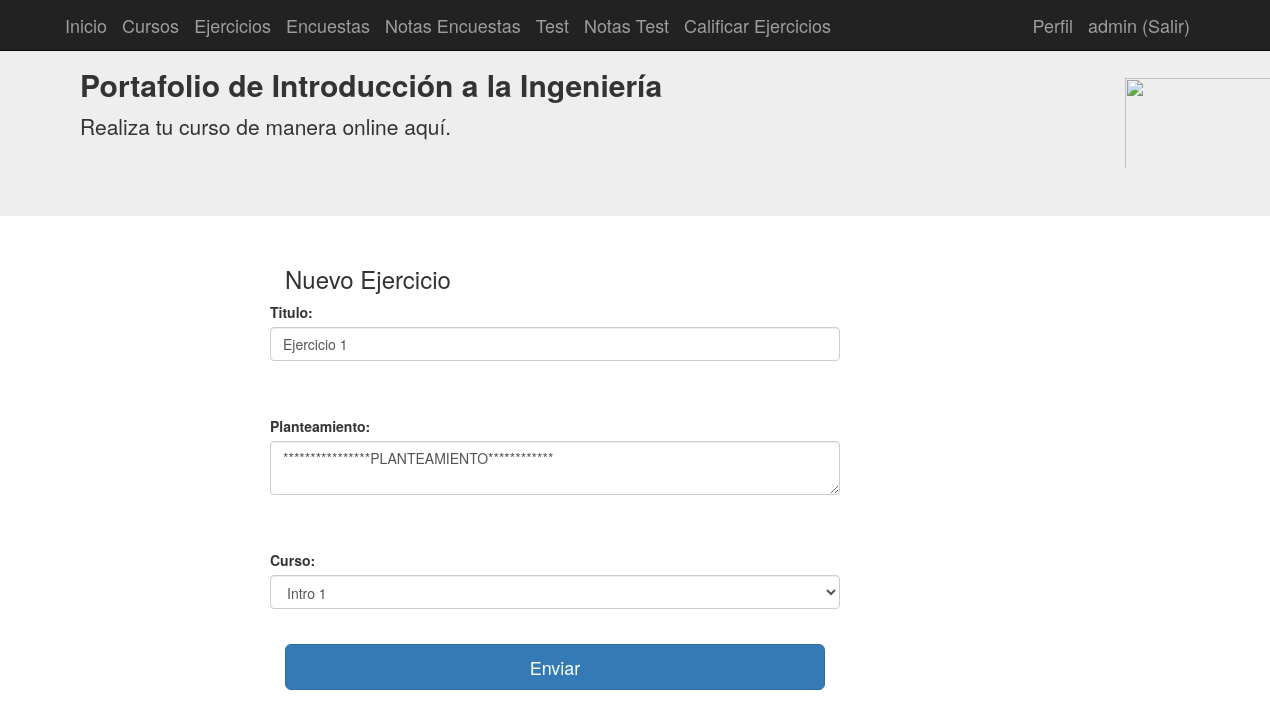
Before: /ejercicios/1/edit (signed in) with the older database file.
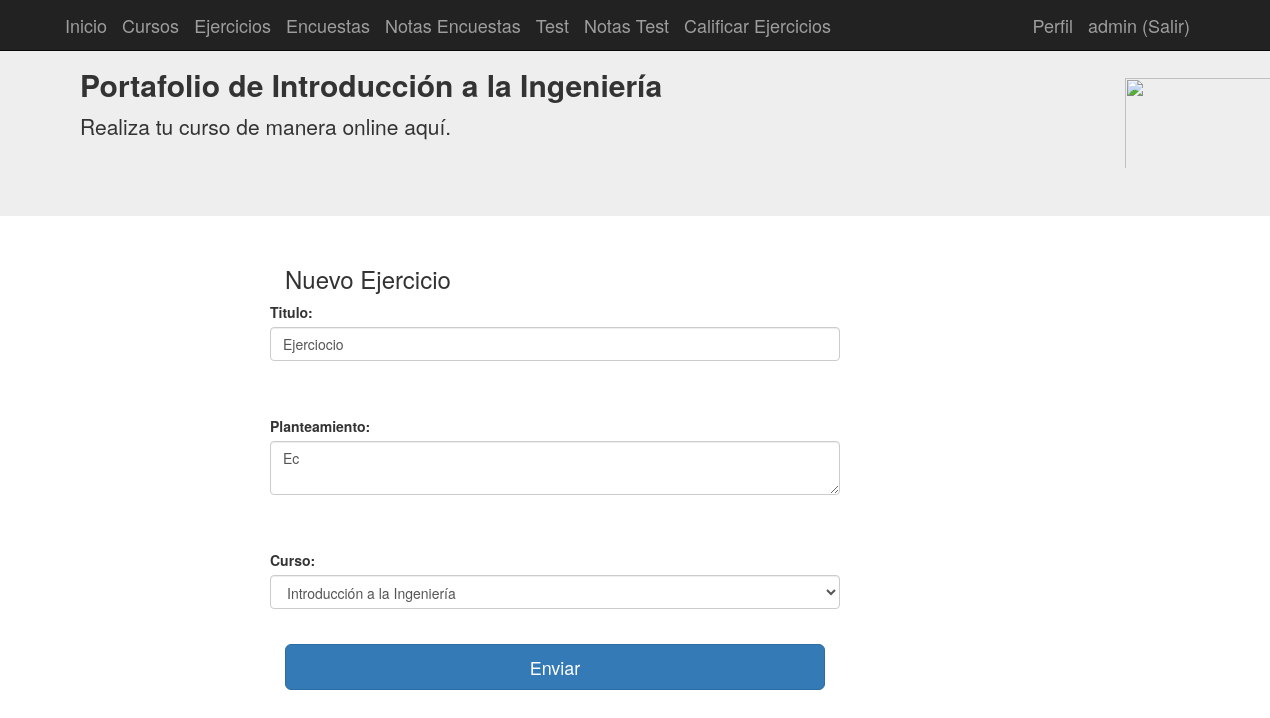
After: the same page with the newer database file.
### tables this page shows
CREATE TABLE ejercicios (
	id INTEGER NOT NULL, 
	titulo VARCHAR(100), 
	planteamiento VARCHAR(100), 
	"Cursoid" INTEGER NOT NULL, 
	PRIMARY KEY (id), 
	FOREIGN KEY("Cursoid") REFERENCES cursos (id)
);

### aplicacion/app.py (the view)
@app.route('/ejercicios/<id>/edit', methods=["get", "post"])
@login_required
def ejercicios_edit(id):
    from aplicacion.models import Ejercicios, Cursos
    if not current_user.is_admin():
        abort(404)
    eje = Ejercicios.query.get(id)
    if eje is None:
        abort(404)
    form = formEjercicio(obj=eje)
    cursos = [(c.id, c.nombre) for c in Cursos.query.all()[0:]]
    form.Cursoid.choices = cursos
    if form.validate_on_submit():
        form.populate_obj(eje)
        db.session.commit()
        return redirect(url_for("inicio"))
    return render_template("ejercicios_new.html", form=form)

### aplicacion/forms.py
class formEjercicio(FlaskForm):
    titulo = StringField("Titulo:",
                         validators=[Required("Tienes que introducir el dato")]
                         )
    planteamiento = TextAreaField("Planteamiento:" )
    Cursoid = SelectField("Curso:", coerce=int)
    submit = SubmitField('Enviar')

### aplicacion/app.py (called while the page is built)
@login_manager.user_loader
def load_user(user_id):
    from aplicacion.models import Alumnos
    return Alumnos.query.get(int(user_id))

### aplicacion/models.py (called while the page is built)
    def is_admin(self):
        return self.admin

### aplicacion/templates/ejercicios_new.html (shortened to what this page needs)
{% extends "base.html" %}
{% block contenido %}
<div class="container">
  <div class="col-md-2"></div>
  <div class="col-md-6">
    <h3>Nuevo Ejercicio</h3>
      <form class="form-horizontal" method="post">
        <div class="form-group">
          {{form.titulo.label() }}{{form.titulo(size="100",class="form-control")}}<br/><br/>
        </div>
        <div class="form-group">
          {{form.planteamiento.label() }}{{form.planteamiento(size="100",class="form-control")}}<br/><br/>
        </div>
        <div class="form-group">
          {{form.Cursoid.label() }}{{form.Cursoid(class="form-control")}}<br/>
        </div>
          {{form.submit(class="btn btn-lg btn-primary btn-block")}}
    </form>
  </div>
</div>
{% endblock %}

Changed rows visible on the page:
changed ejercicios: titulo "Ejercicio 1" → "Ejerciocio"; planteamiento "****************PLANTEAMIENTO************" → "Ec"; Cursoid "Intro 1" → "Introducción a la Ingeniería"
